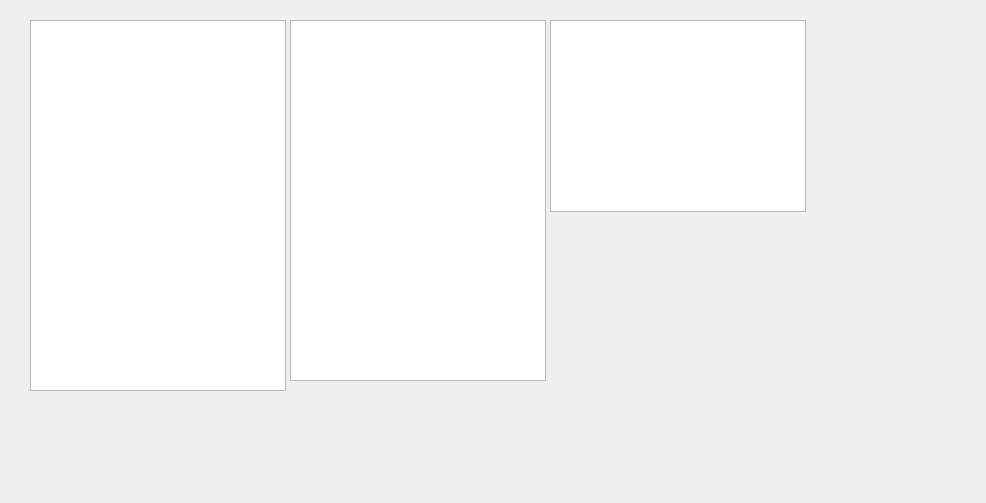
<?xml version="1.0" encoding="UTF-8"?>
<ui version="4.0">
 <class>FileWindow</class>
 <widget class="QDialog" name="FileWindow">
  <property name="geometry">
   <rect>
    <x>0</x>
    <y>0</y>
    <width>986</width>
    <height>503</height>
   </rect>
  </property>
  <property name="windowTitle">
   <string>FileWindow</string>
  </property>
  <widget class="QListView" name="listView">
   <property name="geometry">
    <rect>
     <x>550</x>
     <y>20</y>
     <width>256</width>
     <height>192</height>
    </rect>
   </property>
  </widget>
  <widget class="QTreeView" name="directoryview">
   <property name="geometry">
    <rect>
     <x>30</x>
     <y>20</y>
     <width>256</width>
     <height>371</height>
    </rect>
   </property>
  </widget>
  <widget class="QTreeView" name="filelistview">
   <property name="geometry">
    <rect>
     <x>290</x>
     <y>20</y>
     <width>256</width>
     <height>361</height>
    </rect>
   </property>
  </widget>
 </widget>
 <layoutdefault spacing="6" margin="11"/>
 <resources/>
 <connections/>
</ui>
